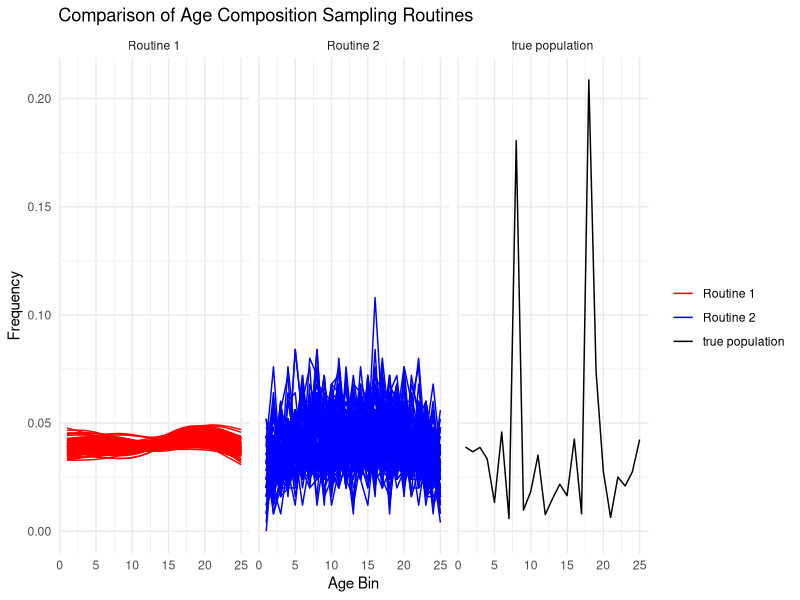

Source code (R):
library(ggplot2)
library(tidyr)

# Define the number of age bins
n_bins <- 25
n_samples <- n_bins*10
n_experiments <- 100
# Initialize the ageing-error matrix
ageing_error_matrix <- matrix(0, nrow = n_bins, ncol = n_bins)

# Fill the ageing-error matrix
for (i in 1:n_bins) {
  # Generate a normally-distributed probability vector
  prob_vector <- dnorm(1:n_bins, mean = i, sd = 5)
  
  # Normalize the probability vector so it sums to 1
  prob_vector <- prob_vector / sum(prob_vector)

  # Assign the probability vector to the corresponding column in the ageing-error matrix
  ageing_error_matrix[, i] <- prob_vector
}

# Print the ageing-error matrix
#print(ageing_error_matrix)

# Plot a column of the ageing-error matrix
#plot(ageing_error_matrix[,10])

## put this in a loop over n_r
prop_c = exp(rnorm(n_bins)) ## randomly generate a vector of lognormal proportions for this experiment; length equal to number of bins 
prop_c = prop_c / sum(prop_c) ## rescale to get "true" population comp in bin (sums to 1)

# sample from multinomial; the prob of observing a given bin is given by prop_c
experiment_results <- t(rmultinom(n = n_experiments, size = n_samples, prob = prop_c)) 

## normalize as computation happens
routine1_results <- (experiment_results/rowSums(experiment_results)) %*% ageing_error_matrix

# Initialize the results matrix
routine2_results <- matrix(0, ncol = n_bins, nrow =n_experiments)
# Perform the second routine for each experiment
for (i in 1:n_experiments) {
    ## make a placeholder with a row for each age candidate
    temp <- matrix(0, nrow = n_bins, ncol = n_bins)
    for (j in 1:n_bins) {
    # Sample from the observed ages using the ageing-error matrix as the probabilities
    temp[j,] <- rmultinom(n=1, ## once per experiment
    size = experiment_results[i, j],   ## as if reading this many otoliths
    prob = ageing_error_matrix[, j])   ## the probability of observing a given bin is given by the ageing error matrix
  }
   routine2_results[i, ] <- colSums(temp)
}
#routine2_results[routine2_results==0] <- 1e-5 ## avoid division by zero
routine2_results <- routine2_results/(rowSums(routine2_results)) ## normalize

# Convert the matrices to data frames
routine1_df <- as.data.frame(routine1_results)
routine2_df <- as.data.frame(routine2_results)

# Add a column for the experiment number
routine1_df$experiment <- 1:nrow(routine1_df)
routine2_df$experiment <- 1:nrow(routine2_df)

# Reshape the data frames to a long format
routine1_long <- reshape2::melt(routine1_df, id.vars = "experiment", variable.name = "age_bin", value.name = "count")
routine2_long <- reshape2::melt(routine2_df, id.vars = "experiment", variable.name = "age_bin", value.name = "count")

# Add a column for the routine number
routine1_long$routine <- "Routine 1"
routine2_long$routine <- "Routine 2"

# Combine the data frames
combined_df <- rbind(routine1_long, routine2_long) 

# Convert the age_bin column to numeric
combined_df$age_bin <- as.numeric(gsub("V", "", combined_df$age_bin))

## average across experiments
#combined_df <- combined_df %>%
#group_by(age_bin, routine) %>%
#summarise(mean_count = mean(count)) #%>%
  #group_modify(~as.data.frame(t(quantile(.$count))))

#names(combined_df)[3:7] <- c("Q_0", "Q_25", "Q_50", "Q_75", "Q_100")


# Create the density plot
ggplot(combined_df, aes(x = age_bin, y  = count, color = routine, fill = routine, group = experiment)) +
    geom_line(data = data.frame(age_bin = 1:n_bins, count = prop_c,
     routine = 'true population', experiment = 1))+
    geom_line() +
  facet_wrap(~routine)+
 #geom_ribbon(aes(ymin = Q_25, ymax =Q_75), alpha = 0.3) +
  theme_minimal() +
  scale_fill_manual(values = c("Routine 1" = "red", "Routine 2" = "blue", "true population" = "black")) +
  scale_color_manual(values = c("Routine 1" = "red", "Routine 2" = "blue", "true population" = "black")) +
  labs(x = "Age Bin", y = "Frequency", color = "",
  title = "Comparison of Age Composition Sampling Routines") 


